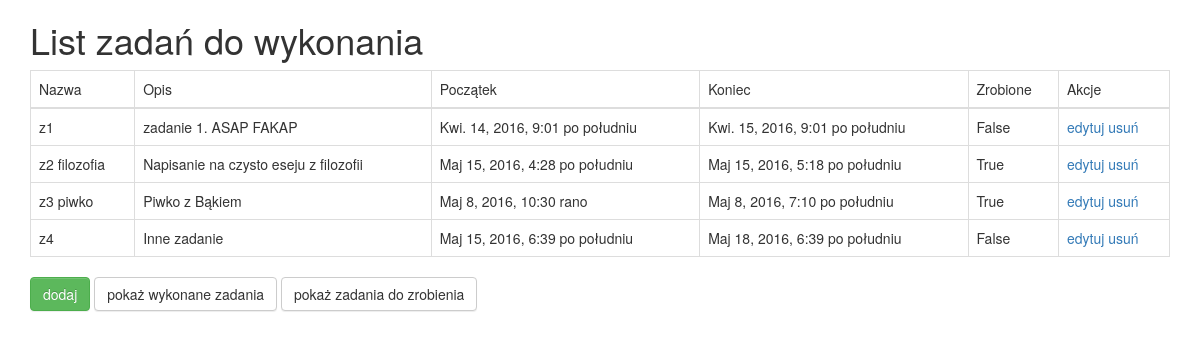
/, run on an earlier commit of the app's database.
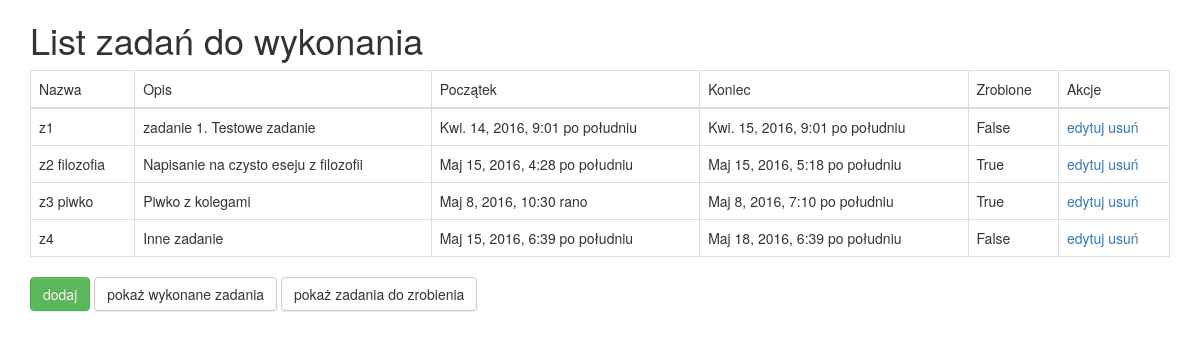
And on a later commit of the database.
### TaskList/models.py (models this page shows, shortened)
class Task(models.Model):
    name = models.CharField(max_length=256)
    description = models.TextField(max_length=4000)
    start = models.DateTimeField(default=datetime.now)
    end = models.DateTimeField(default=datetime.now)
    done = models.BooleanField()

### TaskList/views.py (the view)
# urls.py: url(r'^$', views.TaskList.as_view(), name='task_list'),
class TaskList(ListView):
    model = Task

### TaskList/templates/TaskList/task_list.html (shortened to what this page needs)
<!DOCTYPE html>
<html>
<head>
{% load staticfiles %}
<link rel="stylesheet" href="{% static 'css/bootstrap-theme.min.css' %}" />
<link rel="stylesheet" href="{% static 'css/bootstrap.min.css' %}" />
</head>
<body>
<div class="container">
    <h1>List zadań do wykonania</h1>
	<table class="table table-bordered">
		<thead>
		<tr>
			<td>Nazwa</td><td>Opis</td><td>Początek</td><td>Koniec</td><td>Zrobione</td><td>Akcje</td>
		</tr>
		</thead>
		<tbody>
		{% for task in object_list %}
		<tr>
			<td>{{task.name}}</td><td>{{task.description}}</td><td>{{task.start}}</td><td>{{task.end}}</td><td>{{task.done}}</td>
			<td>
				<a href="{% url "task_edit" task.id %}">edytuj</a>
				<a href="{% url "task_delete" task.id %}">usuń</a>
			</td>
		</tr>
		{% endfor %}
		</tbody>
	</table>
	<a class="btn btn-success" href="{% url "task_new" %}">dodaj</a>
	<a class="btn btn-default" href="{% url "task_list_done" %}">pokaż wykonane zadania</a>
	<a class="btn btn-default" href="{% url "task_list_todo" %}">pokaż zadania do zrobienia</a>
</div>
</body>
</html>

What changed in the data, as far as the page shows it:
changed Task: description "zadanie 1. ASAP FAKAP" → "zadanie 1. Testowe zadanie"
changed Task "z3 piwko": description "Piwko z Bąkiem" → "Piwko z kolegami"
